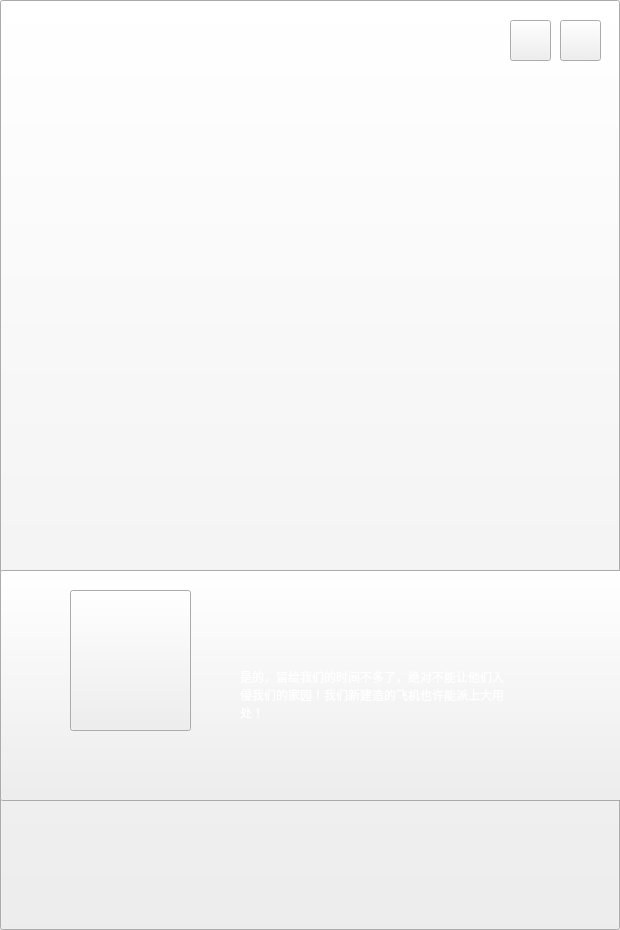
<?xml version="1.0" encoding="UTF-8"?>
<ui version="4.0">
 <class>pfive</class>
 <widget class="QWidget" name="pfive">
  <property name="geometry">
   <rect>
    <x>0</x>
    <y>0</y>
    <width>620</width>
    <height>930</height>
   </rect>
  </property>
  <property name="windowTitle">
   <string>Form</string>
  </property>
  <widget class="QPushButton" name="buttonone">
   <property name="geometry">
    <rect>
     <x>0</x>
     <y>0</y>
     <width>620</width>
     <height>930</height>
    </rect>
   </property>
   <property name="styleSheet">
    <string notr="true">border-image: url(:/ui/bgtwoo.png);</string>
   </property>
   <property name="text">
    <string/>
   </property>
  </widget>
  <widget class="QLabel" name="label">
   <property name="geometry">
    <rect>
     <x>240</x>
     <y>630</y>
     <width>275</width>
     <height>130</height>
    </rect>
   </property>
   <property name="sizePolicy">
    <sizepolicy hsizetype="Fixed" vsizetype="Preferred">
     <horstretch>0</horstretch>
     <verstretch>0</verstretch>
    </sizepolicy>
   </property>
   <property name="styleSheet">
    <string notr="true">color: rgb(255, 255, 255);
font: 75 11pt &quot;微软雅黑&quot;;</string>
   </property>
   <property name="text">
    <string>是的，留给我们的时间不多了，绝对不能让他们入侵我们的家园！我们新建造的飞机也许能派上大用处！</string>
   </property>
   <property name="alignment">
    <set>Qt::AlignLeading|Qt::AlignLeft|Qt::AlignVCenter</set>
   </property>
   <property name="wordWrap">
    <bool>true</bool>
   </property>
  </widget>
  <widget class="QToolButton" name="toolButton">
   <property name="geometry">
    <rect>
     <x>0</x>
     <y>570</y>
     <width>631</width>
     <height>231</height>
    </rect>
   </property>
   <property name="styleSheet">
    <string notr="true">border-image: url(:/new/prefix1/ui/contact.png);</string>
   </property>
   <property name="text">
    <string/>
   </property>
  </widget>
  <widget class="QToolButton" name="toolButton_2">
   <property name="geometry">
    <rect>
     <x>70</x>
     <y>590</y>
     <width>121</width>
     <height>141</height>
    </rect>
   </property>
   <property name="styleSheet">
    <string notr="true">
border-image: url(:/ui/character_robot_hold.png);</string>
   </property>
   <property name="text">
    <string/>
   </property>
  </widget>
  <widget class="QPushButton" name="pushButton_3">
   <property name="geometry">
    <rect>
     <x>0</x>
     <y>0</y>
     <width>620</width>
     <height>930</height>
    </rect>
   </property>
   <property name="styleSheet">
    <string notr="true">background:transparent;</string>
   </property>
   <property name="text">
    <string/>
   </property>
   <property name="flat">
    <bool>true</bool>
   </property>
  </widget>
  <widget class="QLabel" name="label_3">
   <property name="geometry">
    <rect>
     <x>562</x>
     <y>52</y>
     <width>41</width>
     <height>16</height>
    </rect>
   </property>
   <property name="styleSheet">
    <string notr="true">color: rgb(255, 255, 255);

font: 75 8pt &quot;Cooper Black&quot;;</string>
   </property>
   <property name="text">
    <string>back</string>
   </property>
  </widget>
  <widget class="QPushButton" name="pushButton_4">
   <property name="geometry">
    <rect>
     <x>505</x>
     <y>20</y>
     <width>51</width>
     <height>51</height>
    </rect>
   </property>
   <property name="styleSheet">
    <string notr="true">background:transparent;</string>
   </property>
   <property name="text">
    <string/>
   </property>
   <property name="flat">
    <bool>true</bool>
   </property>
  </widget>
  <widget class="QLabel" name="label_2">
   <property name="geometry">
    <rect>
     <x>512</x>
     <y>52</y>
     <width>41</width>
     <height>16</height>
    </rect>
   </property>
   <property name="styleSheet">
    <string notr="true">color: rgb(255, 255, 255);

font: 75 8pt &quot;Cooper Black&quot;;</string>
   </property>
   <property name="text">
    <string>skip</string>
   </property>
  </widget>
  <widget class="QPushButton" name="pushButton_5">
   <property name="geometry">
    <rect>
     <x>560</x>
     <y>20</y>
     <width>51</width>
     <height>51</height>
    </rect>
   </property>
   <property name="styleSheet">
    <string notr="true">background:transparent;</string>
   </property>
   <property name="text">
    <string/>
   </property>
   <property name="flat">
    <bool>true</bool>
   </property>
  </widget>
  <widget class="QPushButton" name="pushButton_6">
   <property name="geometry">
    <rect>
     <x>560</x>
     <y>20</y>
     <width>41</width>
     <height>41</height>
    </rect>
   </property>
   <property name="styleSheet">
    <string notr="true">border-image: url(:/ui/ship_0001.png);</string>
   </property>
   <property name="text">
    <string/>
   </property>
  </widget>
  <widget class="QPushButton" name="pushButton_2">
   <property name="geometry">
    <rect>
     <x>510</x>
     <y>20</y>
     <width>41</width>
     <height>41</height>
    </rect>
   </property>
   <property name="styleSheet">
    <string notr="true">border-image: url(:/ui/ship_0003.png);</string>
   </property>
   <property name="text">
    <string/>
   </property>
  </widget>
  <zorder>buttonone</zorder>
  <zorder>toolButton</zorder>
  <zorder>toolButton_2</zorder>
  <zorder>pushButton_3</zorder>
  <zorder>label</zorder>
  <zorder>label_3</zorder>
  <zorder>label_2</zorder>
  <zorder>pushButton_6</zorder>
  <zorder>pushButton_2</zorder>
  <zorder>pushButton_5</zorder>
  <zorder>pushButton_4</zorder>
 </widget>
 <resources/>
 <connections/>
</ui>
